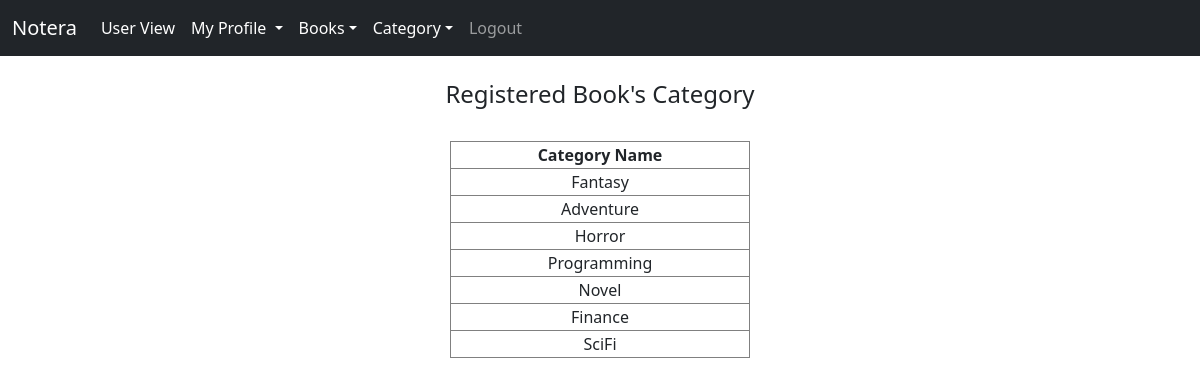
Page /admin/Regcat.php (signed in) on the committed database.
### tables this page shows
CREATE TABLE `category` (
  `cat_id` int(11) NOT NULL,
  `cat_name` varchar(255) NOT NULL
);

### admin/Regcat.php (the view, shortened to what this page needs)
<?php
	$connection = mysqli_connect("localhost","root","");
	$query = "select * from category";
?>
<!DOCTYPE html>
<html lang="en">
<head>
	<link href="https://cdn.jsdelivr.net/npm/bootstrap@5.3.0/dist/css/bootstrap.min.css" rel="stylesheet"
>
</head>
<body>
	<nav class="navbar navbar-expand-lg navbar-dark bg-dark">
		<div class="container-fluid">
			<div class="collapse navbar-collapse" id="navbarSupportedContent">
				<ul class="navbar-nav me-auto mb-2 mb-lg-0">
					<a class="navbar-brand" href="admin_dashboard.php">Notera</a>
					<li class="nav-item">
						<a class="nav-link active" href="../user_dashboard.php">User View</a>
					</li>
					<li class="nav-item dropdown">
						<a class="nav-link dropdown-toggle active" role="button" data-bs-toggle="dropdown">My Profile </a>
					</li>
				<li class="nav-item dropdown">
					<a class="nav-link dropdown-toggle active" role="button" data-bs-toggle="dropdown">Books</a>
				<li>
				<li class="nav-item dropdown">
					<a class="nav-link dropdown-toggle active" role="button" data-bs-toggle="dropdown">Category</a>
						<li?><a class="dropdown-item" href="manage_cat.php">Manage Category</a></li>
					</ul>
				<li>
				<li class="nav-item">
					<a class="nav-link" href="../logout.php">Logout</a>
				</li>
			</div>
		</div>
	</nav><br>
		<center><h4>Registered Book's Category</h4><br></center>
		<div class="row">
			<div class="col-md-2"></div>
			<div class="col-md-8">
				<form>
					<table class="table-bordered center-table" width="300px" style="text-align: center">
						<tr>
							<th>Category Name</th>
						</tr>
					<?php
						$query_run = mysqli_query($connection,$query);
						while ($row = mysqli_fetch_assoc($query_run)){
							?>
							<tr>
							<td><?php echo $row['cat_name'];?></td>
						</tr>
					<?php
						}
					?>
				</table>
				</form>
			</div>
			<div class="col-md-2"></div>
		</div>
</body>
</html>

### admin/Regcat.php (style rules this page uses)
.center-table { margin: 0 auto; float: none; }

### rows in the picture
category: cat_name "Fantasy"
category: cat_name "Adventure"
category: cat_name "Horror"
category: cat_name "Programming"
category: cat_name "Novel"
category: cat_name "Finance"
category: cat_name "SciFi"
